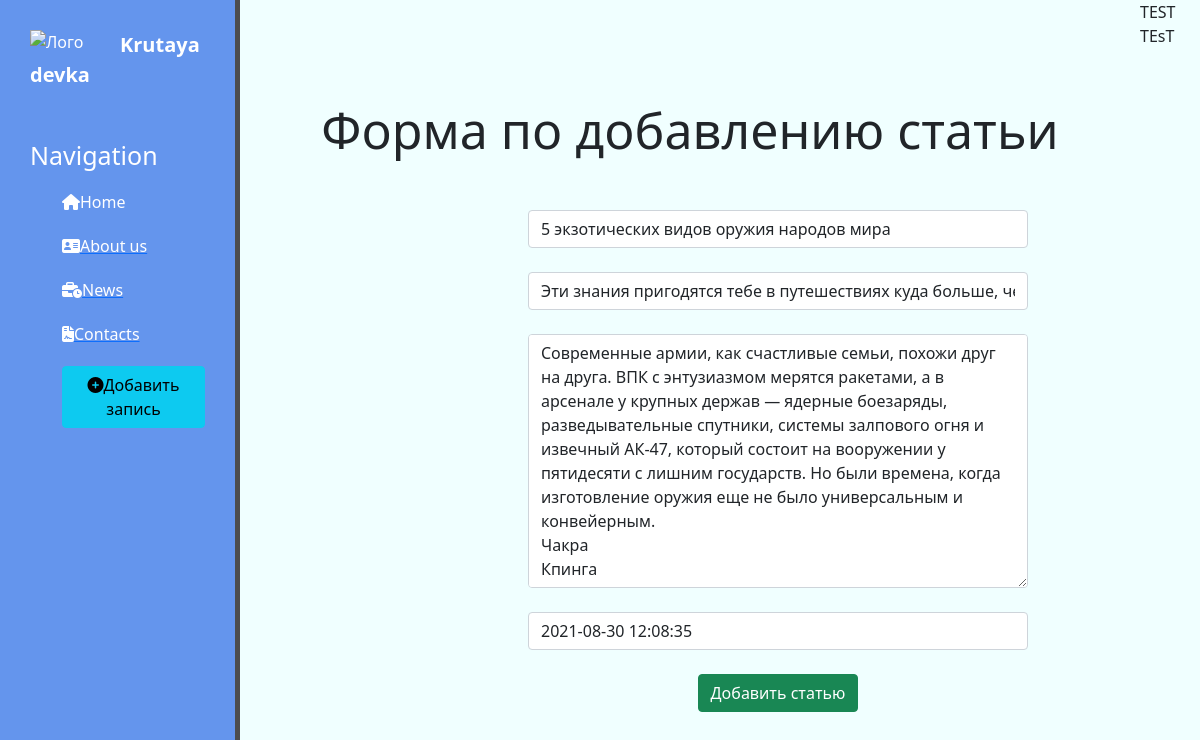
Page /news/3/update on the earlier database version.
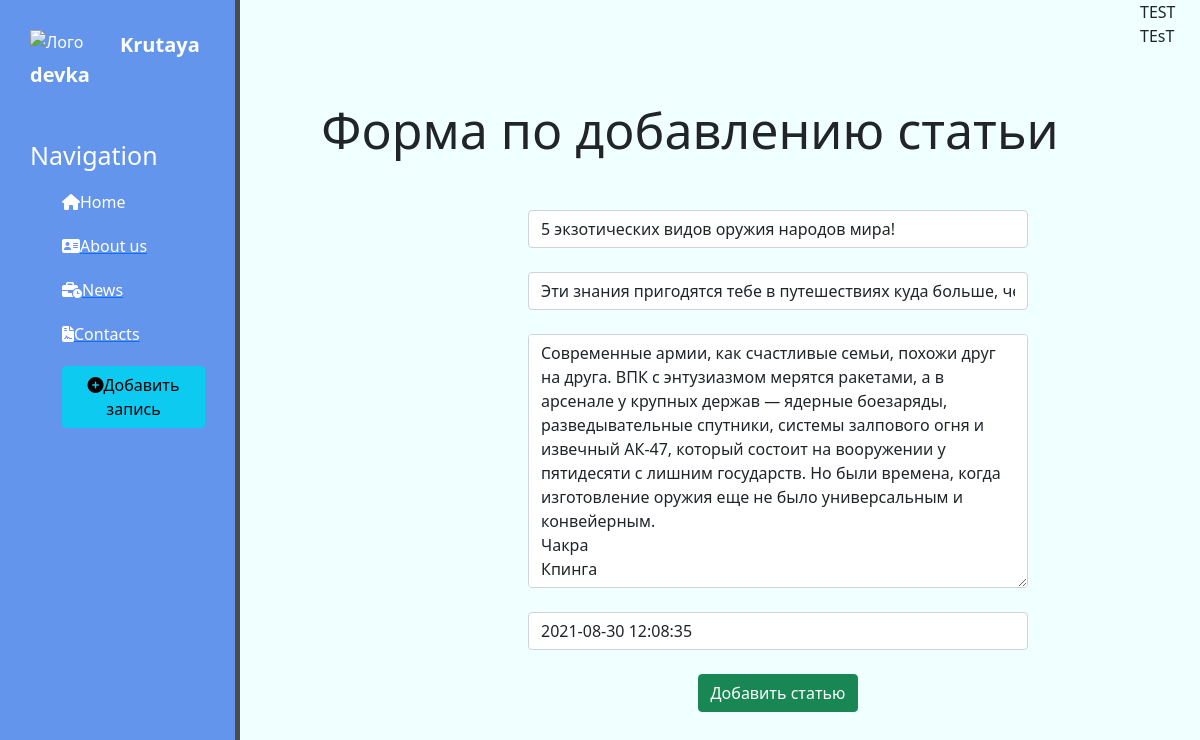
Same page on the later database version.
### news/models.py (models this page shows, shortened)
class Article(models.Model):
    title = models.CharField('Название', max_length=100, default='')
    anons = models.CharField('Анонс', max_length=200, default='')
    full_text = models.TextField('Текст статьи')
    date = models.DateTimeField('Время и дата публикации')
    class Meta:
        verbose_name='Новость'
        verbose_name_plural='Новости'

### news/views.py (the view)
class NewsUpdateView(UpdateView): # /update по этому тегу можно перейти и реформатить статью
    model = Article
    template_name = 'news/create.html'
    form_class = ArticleForm

### news/forms.py
class ArticleForm(ModelForm):
    class Meta:
        model = Article
        fields = ['title', 'anons', 'full_text', 'date']
        widgets = {
            "title": TextInput(attrs={
                'class': 'form-control',
                'placeholder': 'Название статьи'
            }),
            "anons": TextInput(attrs={
                'class': 'form-control',
                'placeholder': 'Анонс статьи'
            }),
            "date": DateTimeInput(attrs={
                'class': 'form-control',
                'placeholder': 'Дата публикации'
            }),
            "full_text": Textarea(attrs={
                'class': 'form-control',
                'placeholder': 'Текст статьи'
            }),
        }

### news/templates/news/create.html (shortened to what this page needs)
{% extends 'main/layout.html' %}
{% block content %}
    <div class="feature">
        <h1>Форма по добавлению статьи</h1>
        <form method="post">
            {{ form.title }}<br>
            {{ form.anons }}<br>
            {{ form.full_text }}<br>
            {{ form.date }}<br>
            <button class="btn btn-success" type="submit">Добавить статью</button>
        </form>
    </div>
    {% include 'main/test.html' %}
{% endblock %}

Differences in the rows shown:
changed Article: title "5 экзотических видов оружия народов мира" → "5 экзотических видов оружия народов мира!"
